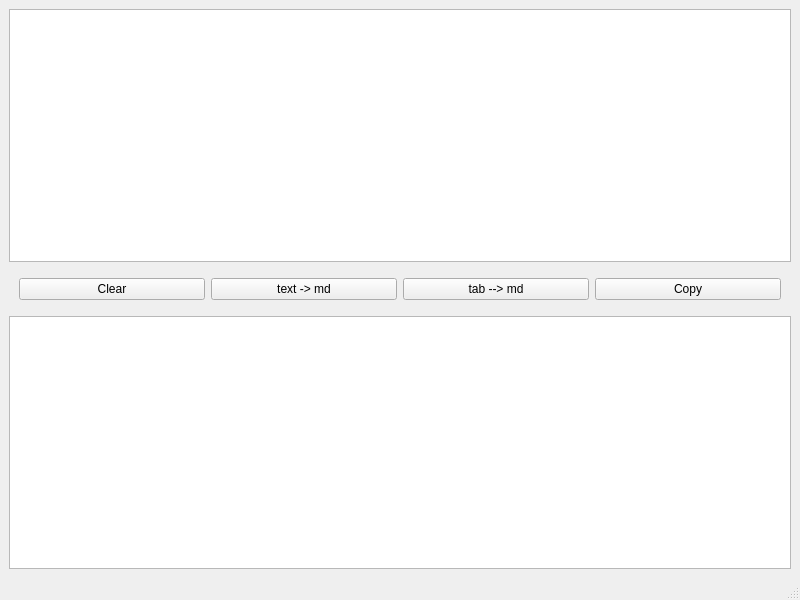
<?xml version="1.0" encoding="UTF-8"?>
<ui version="4.0">
 <class>MainWindow</class>
 <widget class="QMainWindow" name="MainWindow">
  <property name="geometry">
   <rect>
    <x>0</x>
    <y>0</y>
    <width>800</width>
    <height>600</height>
   </rect>
  </property>
  <property name="windowTitle">
   <string>md-converter</string>
  </property>
  <widget class="QWidget" name="centralwidget">
   <layout class="QHBoxLayout" name="horizontalLayout_2">
    <item>
     <layout class="QVBoxLayout" name="verticalLayout">
      <item>
       <widget class="QPlainTextEdit" name="inputText"/>
      </item>
      <item>
       <layout class="QHBoxLayout" name="horizontalLayout">
        <property name="leftMargin">
         <number>10</number>
        </property>
        <property name="topMargin">
         <number>10</number>
        </property>
        <property name="rightMargin">
         <number>10</number>
        </property>
        <property name="bottomMargin">
         <number>10</number>
        </property>
        <item>
         <widget class="QPushButton" name="m_btnClear">
          <property name="text">
           <string>Clear</string>
          </property>
         </widget>
        </item>
        <item>
         <widget class="QPushButton" name="m_btnConvert">
          <property name="text">
           <string>text -&gt; md</string>
          </property>
         </widget>
        </item>
        <item>
         <widget class="QPushButton" name="m_btnTabConvert">
          <property name="text">
           <string>tab --&gt; md</string>
          </property>
         </widget>
        </item>
        <item>
         <widget class="QPushButton" name="m_btnCopy">
          <property name="text">
           <string>Copy</string>
          </property>
         </widget>
        </item>
       </layout>
      </item>
      <item>
       <widget class="QPlainTextEdit" name="outputText"/>
      </item>
     </layout>
    </item>
   </layout>
  </widget>
  <widget class="QMenuBar" name="menubar">
   <property name="geometry">
    <rect>
     <x>0</x>
     <y>0</y>
     <width>800</width>
     <height>20</height>
    </rect>
   </property>
  </widget>
  <widget class="QStatusBar" name="statusbar"/>
 </widget>
 <resources/>
 <connections/>
</ui>
